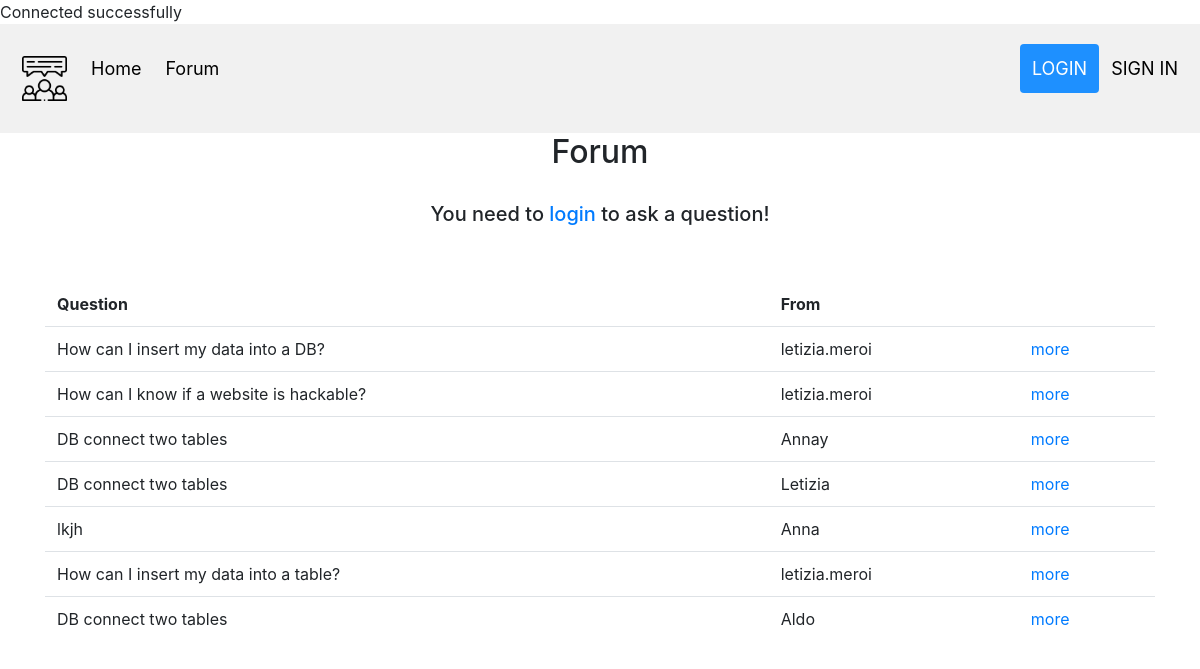
/SystemSecurity_Insecurewebapp/forum.php, run on the app's committed database.
### tables this page shows
CREATE TABLE `question` (
  `number` double NOT NULL,
  `titleQ` text NOT NULL,
  `bodyQ` text NOT NULL,
  `username` varchar(50) NOT NULL
);

### SystemSecurity_Insecurewebapp/forum.php (the view, shortened to what this page needs)
<?php
include('server.php');
?>
<!DOCTYPE html>
<html>
	<head>
		<link rel="stylesheet" type="text/css" href="style.css">
		<link rel="stylesheet" href="https://stackpath.bootstrapcdn.com/bootstrap/4.4.1/css/bootstrap.min.css">
	</head>
	<body>
	<div class="header">
		<a href="index.php" class="logo"><img src="chat.png" style="width: 45px"></a>
		<a href="index.php" class="home">Home</a>
		<a href="forum.php" class="forum">Forum</a>
		<div class="header-right">
			<?php  if (isset($_SESSION['username'])) : ?>
				<p>You are <strong><?php echo $_SESSION['username']; ?></strong></p>
				<p> <a href="../SystemSecurity_Insecurewebapp/index.php?logout='1'" style="color: red;">logout</a> </p>
				<?php else: ?>
					<a class="active" href="login.php">LOGIN</a>
					<a href="register.php">SIGN IN</a>
			<?php endif ?>
		</div>
	</div>
	<div style=" text-align: center;" class="content">
		<h2>Forum</h2>
		<br><br>
		<div class = "content" style="text-align: center; margin-top: -25px;">
			<?php
				if (isset($_SESSION['username'])){
					echo "<a href = '../SystemSecurity_Insecurewebapp/question.php'> <button class='btn btn-primary' name='submit'> Add a question! </button> </a>";
				}
				else {
					echo "<h5>You need to <a href = '../SystemSecurity_Insecurewebapp/login.php'>login</a> to ask a question!</h5>";
				}
			?>
		</div>
		<?php
			$sql = "SELECT * FROM question";
			$result = $conn->query($sql);
    	?>
	<div class="contentt">
	<br>  <br>
	<div class="container">
		<table class="table" style="margin: auto; border-top:none;" >
		<thead>
			<tr>
			<th scope="col"  style="border:none;">Question</th>
			<th scope="col"  style="border:none;">From</th>
			</tr>
		</thead>
		<tbody>
		<?php
			if($result->num_rows > 0) {
				while ($row = $result-> fetch_assoc()){
					echo " <tr>
						<td>" .$row["titleQ"]."</td>
						<td>" .$row["username"]."</td>
						<td> <a href='../SystemSecurity_Insecurewebapp/selection.php?number=".$row["number"]."'> more </a> </td>
					</tr>";
				}
			}
			else {
				echo "No Results";
			}
			?>
	</tbody>
		</table>
	</div>
		</div>
	</body>
</html>

### SystemSecurity_Insecurewebapp/style.css (style rules this page uses)
body { font-size: 120%; background: #F8F8FF; text-align: center; }
.header { overflow: hidden; background-color: #f1f1f1; padding: 20px 10px; }
.header a { float: left; color: black; text-align: center; padding: 12px; text-decoration: none; font-size: 18px; line-height: 25px; border-radius: 4px; }
.header a.logo { font-size: 25px; font-weight: bold; }
.header a.active { background-color: dodgerblue; color: white; }
.header-right { float: right; }

### data on the page
question: titleQ "How can I insert my data into a DB?", username "letizia.meroi"
question: titleQ "How can I know if a website is hackable?", username "letizia.meroi"
question: titleQ "DB connect two tables", username "Annay"
question: titleQ "DB connect two tables", username "Letizia"
question: titleQ "lkjh", username "Anna"
question: titleQ "How can I insert my data into a table?", username "letizia.meroi"
question: titleQ "DB connect two tables", username "Aldo"
